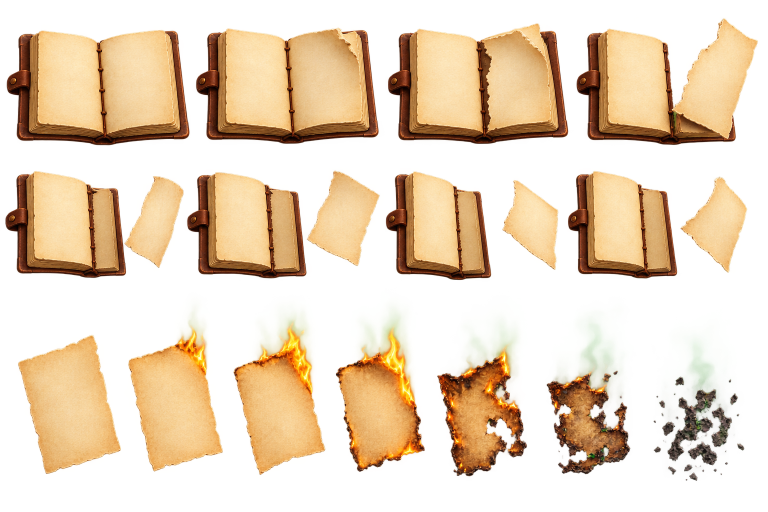
#> input picture assets/journal/_source_gpt_journal_sheet.png, 1536 x 1024 px (shown at 1/2 size)
$ python cut_stages.py ../assets/journal/_source_gpt_journal_sheet.png ../assets/journal/david_journal_ots.png
#> lines starting #> are read from the running program, lines starting #| are printed output that depends on the picture; after the words box and inside, x2 and y2 are one past the last pixel; in counts of white or black regions, pixels touching at a corner belong together
"""Glen's gate in stages (11-14: a sheet of four on green, shut -> open) cut into four frames of one size, lined up
on the ground and the doorway's middle, so the game can step through them as the gate closes.

python tools/cut_stages.py <sheet> <name>  ->  assets/rooms/w4/kit/<name>_0..3.png (0 = shut ... 3 = open)
"""
import json, os, sys
import numpy as np
from PIL import Image, ImageFilter
src, name = sys.argv[1], sys.argv[2]; OUT = "assets/rooms/w4/kit"; N = 4
x = np.asarray(Image.open(src).convert("RGB")).astype(float); H, W = x.shape[:2]
#> after `H, W = x.shape[:2]`: H = 1024; W = 1536
r, g, b = x[..., 0], x[..., 1], x[..., 2]; d = g - np.maximum(r, b)
#> after `r, g, b = (x[..., 0], x[..., 1], x[..., 2])`:
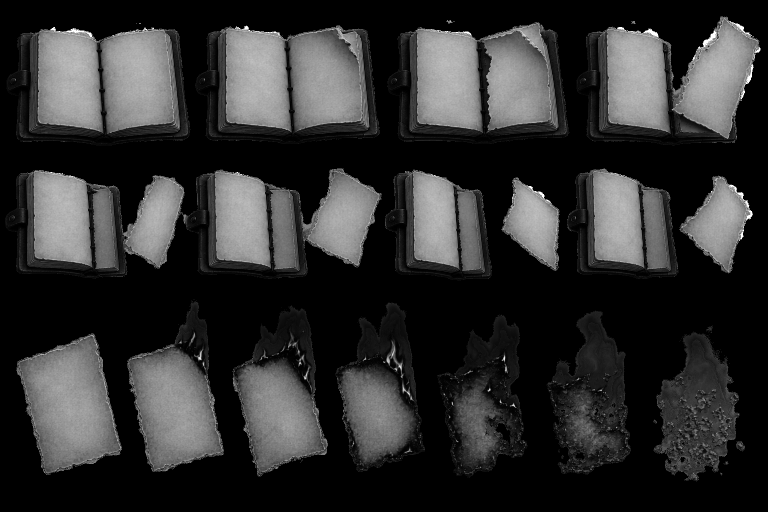
#> b: shape (1024, 1536) float64 (shown at 1/2 size); min 0, max 255, mean 48.2
#> after `d = g - np.maximum(r, b)`:
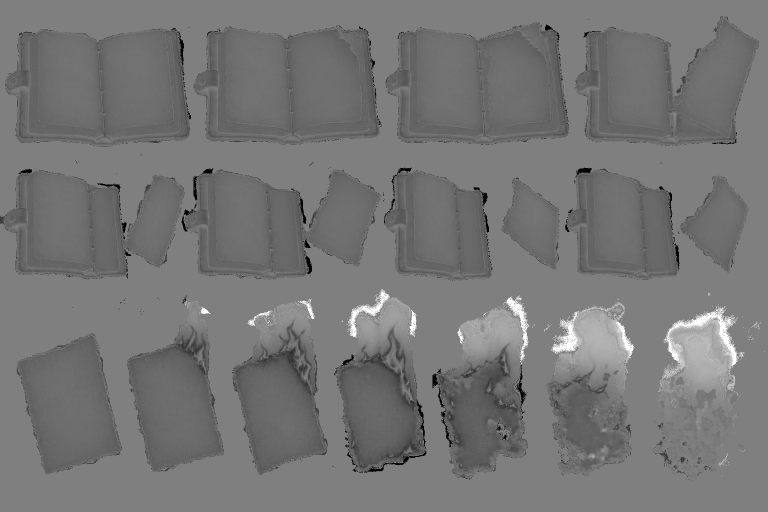
#> d: shape (1024, 1536) float64 (shown at 1/2 size); min -255, max 255, mean -18.6; drawn with min black and max white
alpha = np.clip((150 - d) / 70, 0, 1)
x[..., 1] = g - np.clip(d, 0, None)   # (no green anywhere in his gate: taken off everywhere, the seam between the leaves too)
al = np.asarray(Image.fromarray((alpha * 255).astype(np.uint8)).filter(ImageFilter.MinFilter(3)))
rgba = np.dstack([x.clip(0, 255), al]).astype(np.uint8)
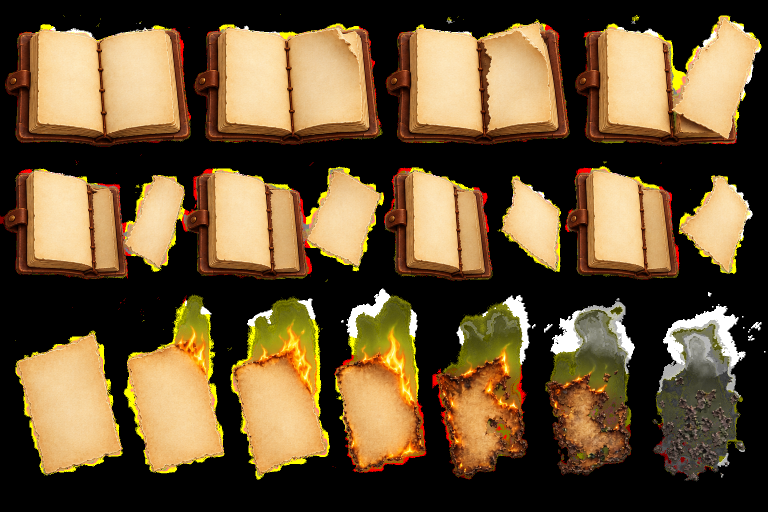
#> rgba: shape (1024, 1536, 4) (shown at 1/2 size); mean R, G, B, A 102.8, 80.4, 48.2, 250.5; transparent parts drawn white
solid = rgba[..., 3] > 40
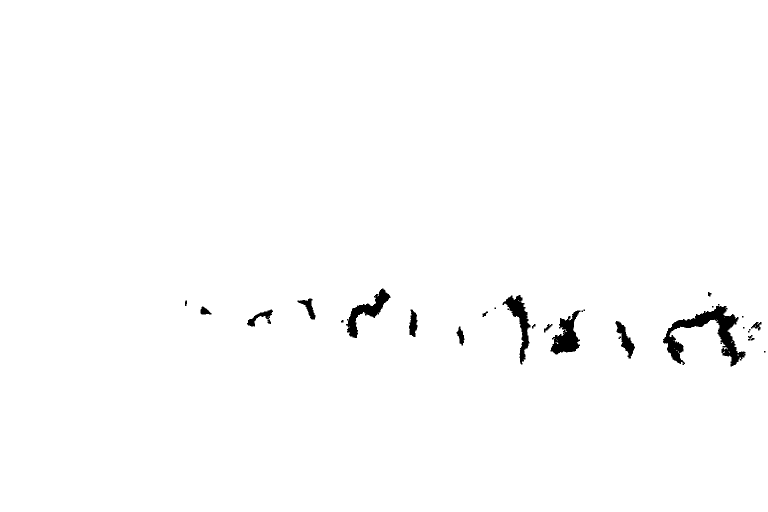
#> solid: shape (1024, 1536) bool (shown at 1/2 size); 98.9% white; 34 black regions (14 under 20 px), largest, box (x1, y1, x2, y2) and area: (1326, 612, 1491, 733) 6102, (1101, 621, 1161, 709) 2720, (692, 577, 781, 676) 2563
cuts = []
cw = W // N
#> cw = 384
for i in range(N):
    m = solid[:, i * cw:(i + 1) * cw]; xs = np.where(m.sum(0) > 60)[0]; ys = np.where(m.sum(1) > 4)[0]
    x0, x1, y0, y1 = i * cw + xs[0], i * cw + xs[-1] + 1, ys[0], ys[-1] + 1
    # the two pillars' feet: the doorway's middle is between them (the bottom row's solid spans)
    row = solid[y1 - 30, x0:x1]; cuts.append((x0, x1, y0, y1, x0 + (np.where(row)[0][0] + np.where(row)[0][-1]) / 2))
#> this loop made 4 passes
#> (x0, x1) on passes 1 to 4: (0, 384), (384, 768), (768, 1152), (1152, 1536)
#> pass 1, `m = solid[:, i * cw:(i + 1) * cw]`:
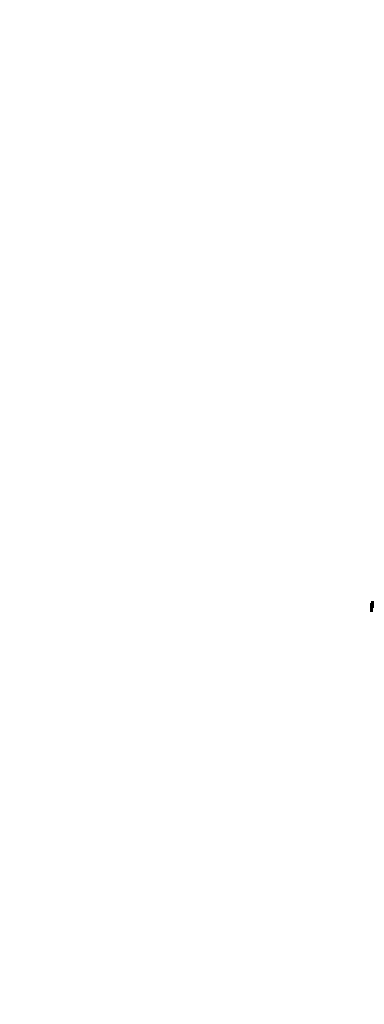
#> m: shape (1024, 384) bool; 100% white; 1 black region, box (x1, y1, x2, y2) and area: (370, 601, 374, 612) 38
#> after the loop, cuts = [(0, 384, 0, 1024, 191.5), (384, 768, 0, 1024, 575.5), (768, 1152, 0, 1024, 959.5), (1152, 1536, 0, 1024, 1343.5)]
hmax = max(c[3] - c[2] for c in cuts); half = int(max(max(c[4] - c[0], c[1] - c[4]) for c in cuts)) + 4
#> after `hmax = max((c[3] - c[2] for c in cuts))`: hmax = 1024
#> after `half = int(max((max(c[4] - c[0], c[1] - c[4]) for c in cuts))) + 4`: half = 196
S = 0.5
for i, (x0, x1, y0, y1, mid) in enumerate(cuts):
    can = Image.new("RGBA", (half * 2, hmax))
    can.paste(Image.fromarray(rgba[y0:y1, x0:x1]), (int(half - (mid - x0)), hmax - (y1 - y0)))
    can.resize((round(can.width * S), round(can.height * S)), Image.LANCZOS).save(os.path.join(OUT, f"{name}_{i}.png"))
#> this loop made 4 passes
#> (x0, x1, mid) on passes 1 to 4: (0, 384, 191.5), (384, 768, 575.5), (768, 1152, 959.5), (1152, 1536, 1343.5)
#> pass 1, `can.resize((round(can.width * S), round(can.height * S)), Image.LANCZO..`:
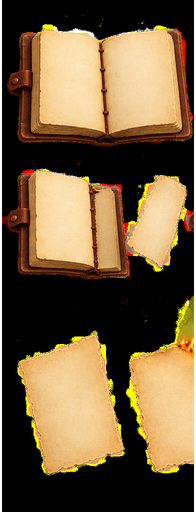
#> saved as david_journal_ots.png_0.png: PIL image 196x512 RGBA; mean R, G, B, A 112.1, 89.3, 57.2, 249.8; transparent parts drawn white
#> after the loop:
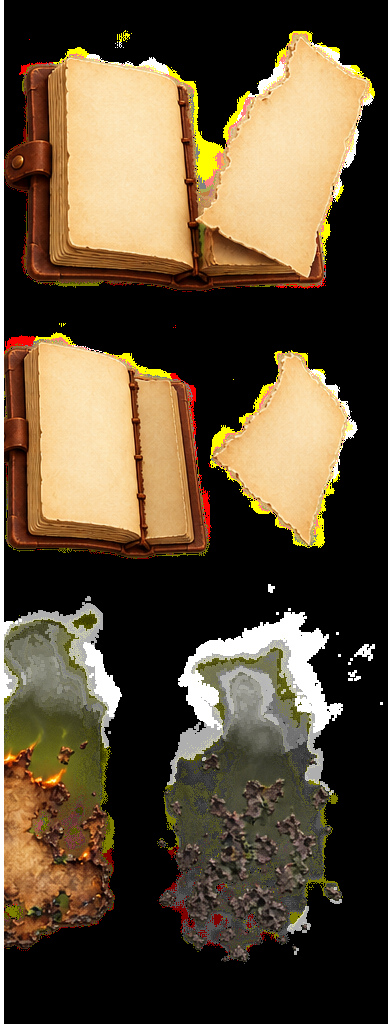
#> can: PIL image 392x1024 RGBA; mean R, G, B, A 79.5, 64, 41.2, 239.4; transparent parts drawn white
#> (the run stopped early here; a loop or call above may not have finished)

$ run again, on assets/journal/journal_tear.png
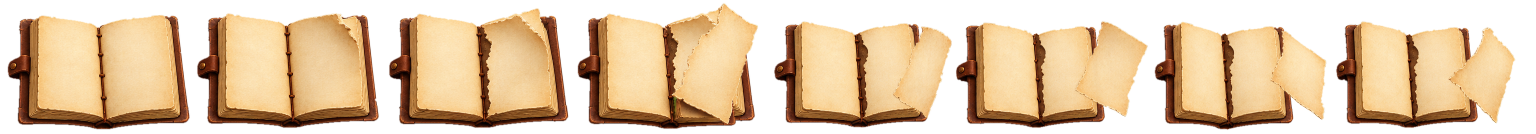
#> input picture assets/journal/journal_tear.png, 3072 x 267 px (shown at 1/2 size)
#> alpha: shape (267, 3072) float64; every value is 1
#> al: shape (267, 3072); every value is 255
#> solid: shape (267, 3072) bool; every value is 1
#> the loop `for i in range(N):` made 4 passes
#> (x0, x1) on passes 1 to 4: (0, 768), (768, 1536), (1536, 2304), (2304, 3072)
#> after the loop `for i in range(N):`: cuts = [(0, 768, 0, 267, 383.5), (768, 1536, 0, 267, 1151.5), (1536, 2304, 0, 267, 1919.5), (2304, 3072, 0, 267, 2687.5)]
#> hmax = 267
#> half = 388
#> the loop `for i, (x0, x1, y0, y1, mid) in enumerate(cuts):` made 4 passes
#> (x0, x1, mid) on passes 1 to 4: (0, 768, 383.5), (768, 1536, 1151.5), (1536, 2304, 1919.5), (2304, 3072, 2687.5)
#> pass 1, `can.resize((round(can.width * S), round(can.height * S)), Image.LANCZO..`:
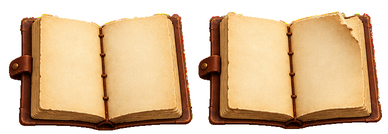
#> saved as journal_tear.png_0.png: PIL image 388x134 RGBA; mean R, G, B, A 216.2, 186.6, 151.9, 252.4; transparent parts drawn white
#> after the loop `for i, (x0, x1, y0, y1, mid) in enumerate(cuts):`:
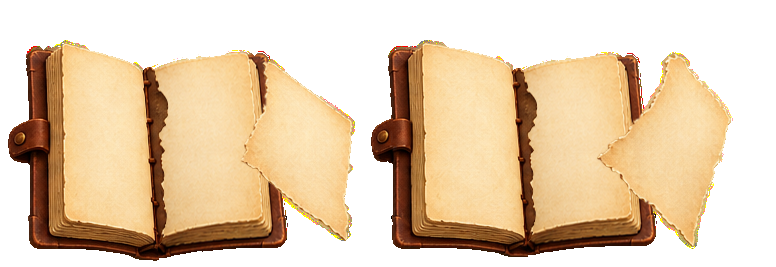
#> can: PIL image 776x267 RGBA; mean R, G, B, A 225.5, 202.2, 173.1, 252.4; transparent parts drawn white
